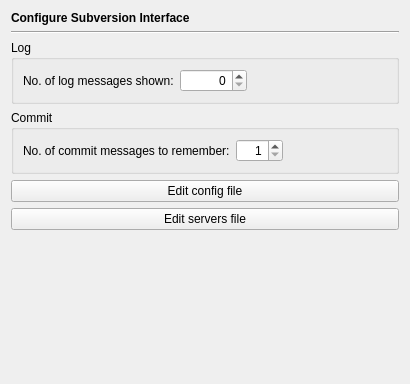
<ui version="4.0" >
 <class>SubversionPage</class>
 <widget class="QWidget" name="SubversionPage" >
  <property name="geometry" >
   <rect>
    <x>0</x>
    <y>0</y>
    <width>402</width>
    <height>384</height>
   </rect>
  </property>
  <layout class="QVBoxLayout" >
   <item>
    <widget class="QLabel" name="headerLabel" >
     <property name="text" >
      <string>&lt;b>Configure Subversion Interface&lt;/b></string>
     </property>
    </widget>
   </item>
   <item>
    <widget class="Line" name="line15" >
     <property name="frameShape" >
      <enum>QFrame::HLine</enum>
     </property>
     <property name="frameShadow" >
      <enum>QFrame::Sunken</enum>
     </property>
     <property name="orientation" >
      <enum>Qt::Horizontal</enum>
     </property>
    </widget>
   </item>
   <item>
    <widget class="QGroupBox" name="groupBox" >
     <property name="title" >
      <string>Log</string>
     </property>
     <layout class="QHBoxLayout" >
      <item>
       <widget class="QLabel" name="label" >
        <property name="text" >
         <string>No. of log messages shown:</string>
        </property>
       </widget>
      </item>
      <item>
       <widget class="QSpinBox" name="logSpinBox" >
        <property name="toolTip" >
         <string>Enter the number of log messages to be shown</string>
        </property>
        <property name="alignment" >
         <set>Qt::AlignRight|Qt::AlignTrailing|Qt::AlignVCenter</set>
        </property>
        <property name="maximum" >
         <number>999999</number>
        </property>
       </widget>
      </item>
      <item>
       <spacer>
        <property name="orientation" >
         <enum>Qt::Horizontal</enum>
        </property>
        <property name="sizeHint" stdset="0" >
         <size>
          <width>41</width>
          <height>20</height>
         </size>
        </property>
       </spacer>
      </item>
     </layout>
    </widget>
   </item>
   <item>
    <widget class="QGroupBox" name="groupBox_2" >
     <property name="title" >
      <string>Commit</string>
     </property>
     <layout class="QHBoxLayout" >
      <item>
       <widget class="QLabel" name="label_2" >
        <property name="text" >
         <string>No. of commit messages to remember:</string>
        </property>
       </widget>
      </item>
      <item>
       <widget class="QSpinBox" name="commitSpinBox" >
        <property name="toolTip" >
         <string>Enter the number of commit messages to remember</string>
        </property>
        <property name="alignment" >
         <set>Qt::AlignRight|Qt::AlignTrailing|Qt::AlignVCenter</set>
        </property>
        <property name="minimum" >
         <number>1</number>
        </property>
        <property name="maximum" >
         <number>100</number>
        </property>
       </widget>
      </item>
      <item>
       <spacer>
        <property name="orientation" >
         <enum>Qt::Horizontal</enum>
        </property>
        <property name="sizeHint" stdset="0" >
         <size>
          <width>40</width>
          <height>20</height>
         </size>
        </property>
       </spacer>
      </item>
     </layout>
    </widget>
   </item>
   <item>
    <widget class="QPushButton" name="configButton" >
     <property name="toolTip" >
      <string>Edit the subversion config file</string>
     </property>
     <property name="text" >
      <string>Edit config file</string>
     </property>
    </widget>
   </item>
   <item>
    <widget class="QPushButton" name="serversButton" >
     <property name="toolTip" >
      <string>Edit the subversion servers file</string>
     </property>
     <property name="text" >
      <string>Edit servers file</string>
     </property>
    </widget>
   </item>
   <item>
    <spacer>
     <property name="orientation" >
      <enum>Qt::Vertical</enum>
     </property>
     <property name="sizeHint" stdset="0" >
      <size>
       <width>388</width>
       <height>21</height>
      </size>
     </property>
    </spacer>
   </item>
  </layout>
 </widget>
 <resources/>
 <connections/>
</ui>
